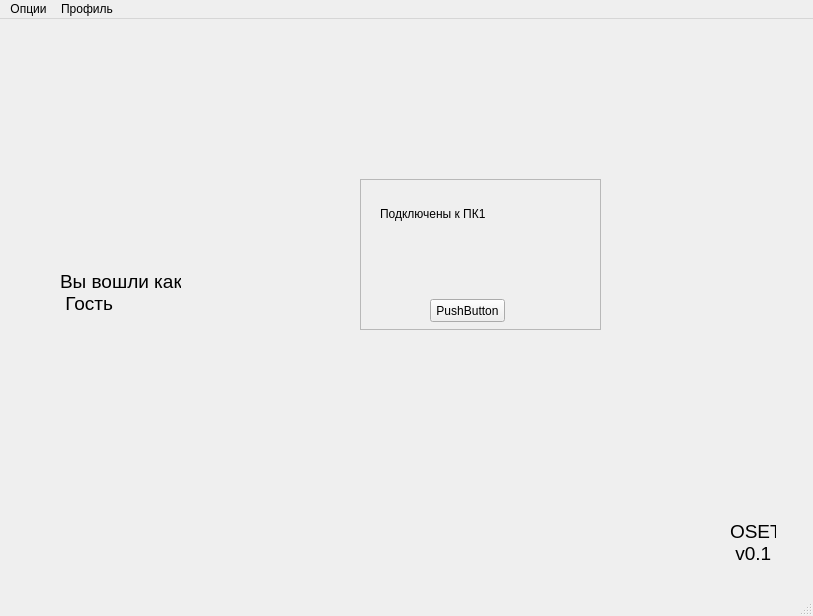
<?xml version="1.0" encoding="UTF-8"?>
<ui version="4.0">
 <class>MainWindow</class>
 <widget class="QMainWindow" name="MainWindow">
  <property name="geometry">
   <rect>
    <x>0</x>
    <y>0</y>
    <width>813</width>
    <height>616</height>
   </rect>
  </property>
  <property name="focusPolicy">
   <enum>Qt::StrongFocus</enum>
  </property>
  <property name="windowTitle">
   <string>OSET - Ученическая версия</string>
  </property>
  <widget class="QWidget" name="centralwidget">
   <widget class="QLabel" name="label_2">
    <property name="geometry">
     <rect>
      <x>730</x>
      <y>500</y>
      <width>46</width>
      <height>46</height>
     </rect>
    </property>
    <property name="sizePolicy">
     <sizepolicy hsizetype="Preferred" vsizetype="Fixed">
      <horstretch>0</horstretch>
      <verstretch>0</verstretch>
     </sizepolicy>
    </property>
    <property name="font">
     <font>
      <pointsize>14</pointsize>
     </font>
    </property>
    <property name="text">
     <string>OSET 
 v0.1</string>
    </property>
   </widget>
   <widget class="QLabel" name="label">
    <property name="geometry">
     <rect>
      <x>60</x>
      <y>250</y>
      <width>121</width>
      <height>46</height>
     </rect>
    </property>
    <property name="font">
     <font>
      <pointsize>14</pointsize>
     </font>
    </property>
    <property name="text">
     <string>Вы вошли как
 Гость</string>
    </property>
   </widget>
   <widget class="QFrame" name="frame">
    <property name="geometry">
     <rect>
      <x>360</x>
      <y>160</y>
      <width>241</width>
      <height>151</height>
     </rect>
    </property>
    <property name="frameShape">
     <enum>QFrame::StyledPanel</enum>
    </property>
    <property name="frameShadow">
     <enum>QFrame::Raised</enum>
    </property>
    <widget class="QLabel" name="label_connect">
     <property name="geometry">
      <rect>
       <x>20</x>
       <y>10</y>
       <width>151</width>
       <height>51</height>
      </rect>
     </property>
     <property name="focusPolicy">
      <enum>Qt::TabFocus</enum>
     </property>
     <property name="contextMenuPolicy">
      <enum>Qt::ActionsContextMenu</enum>
     </property>
     <property name="text">
      <string>Подключены к ПК1</string>
     </property>
    </widget>
    <widget class="QPushButton" name="button_connect">
     <property name="geometry">
      <rect>
       <x>70</x>
       <y>120</y>
       <width>75</width>
       <height>23</height>
      </rect>
     </property>
     <property name="text">
      <string>PushButton</string>
     </property>
    </widget>
   </widget>
  </widget>
  <widget class="QMenuBar" name="menubar">
   <property name="geometry">
    <rect>
     <x>0</x>
     <y>0</y>
     <width>813</width>
     <height>21</height>
    </rect>
   </property>
   <widget class="QMenu" name="menu">
    <property name="title">
     <string>Опции</string>
    </property>
    <addaction name="exit"/>
   </widget>
   <widget class="QMenu" name="menu_2">
    <property name="title">
     <string>Профиль</string>
    </property>
    <addaction name="newprofile"/>
    <addaction name="separator"/>
    <addaction name="logout"/>
   </widget>
   <addaction name="menu"/>
   <addaction name="menu_2"/>
  </widget>
  <widget class="QStatusBar" name="statusbar"/>
  <action name="exit">
   <property name="text">
    <string>Выйти из программы</string>
   </property>
   <property name="shortcut">
    <string>Ctrl+Shift+Del</string>
   </property>
  </action>
  <action name="newprofile">
   <property name="text">
    <string>Новый пользователь</string>
   </property>
  </action>
  <action name="logout">
   <property name="text">
    <string>Выйти</string>
   </property>
  </action>
 </widget>
 <resources/>
 <connections/>
</ui>
